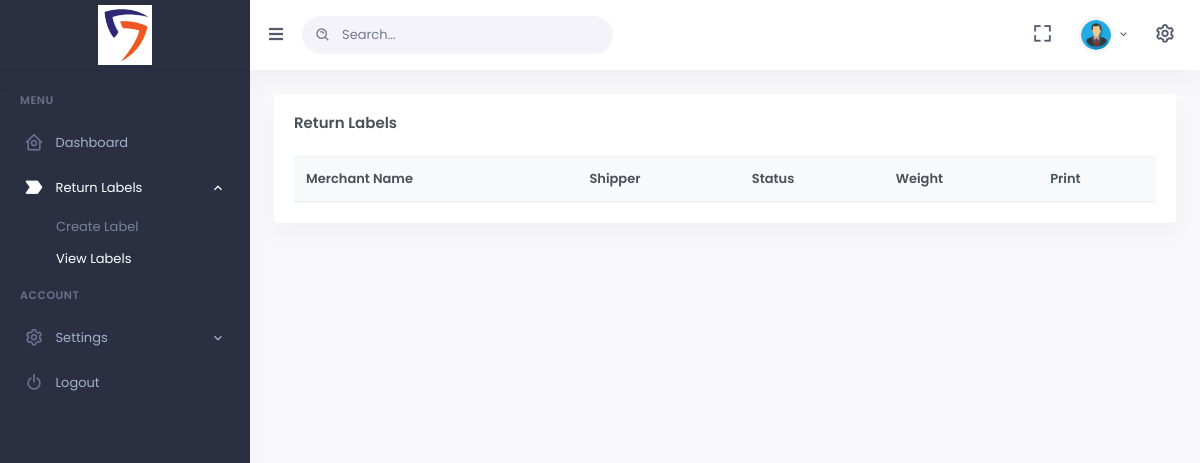
Before: /crm/view/return/label/ (signed in) with the older database file.
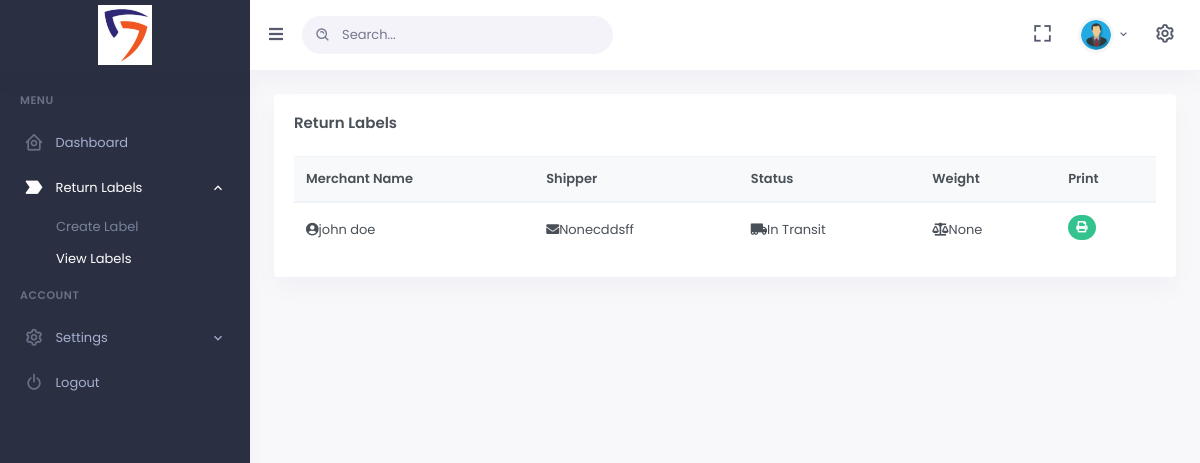
After: the same page with the newer database file.
### Lollipop_CRM/models.py (models this page shows)
class ReturnLabel(models.Model):
    merchant_name = models.CharField(max_length=50)
    shipper = models.CharField(max_length=400, null=True, blank=True)
    logo = models.ImageField(upload_to="images/return_labels/logos/")
    barcode = models.ImageField(upload_to="images/return_labels/barcodes/")
    barcode_number = models.CharField(max_length=400)
    status = models.CharField(max_length=100, null=True, blank=True)
    weight = models.CharField(max_length=100, null=True, blank=True)
    customer = models.ForeignKey(Customer, on_delete=models.CASCADE)
    label_date = models.DateField(auto_now_add=True)

### Lollipop_CRM/views.py (the view)
# urls.py: path('view/return/label/', views.view_return_labels, name="View Return Label"),
def view_return_labels(request):
    customer = Customer.objects.get(user=request.user)
    labels = ReturnLabel.objects.filter(customer=customer)
    context = {
        'labels': labels
    }
    return render(request, template_name="labels/view-return-labels.html", context=context)

### templates/labels/view-return-labels.html (shortened to what this page needs)
{% extends 'customer-base.html' %}
{% load static %}
{% block content %}
    <div class="main-content">
        <div class="page-content">
            <div class="container-fluid">
                <div class="row">
                    <div class="col-lg-12">
                        <div class="card">
                            <div class="card-body">
                                <h4 class="card-title mb-4">Return Labels</h4>
                                <div class="table-responsive">
                                    <table class="table table-centered table-nowrap mb-0">
                                        <thead class="thead-light">
                                        <tr>
                                            <th>Merchant Name</th>
                                            <th>Shipper</th>
                                             <th>Status</th>
                                            <th>Weight</th>
                                            <th>Print</th>
                                        </tr>
                                        </thead>
                                        <tbody>
                                        {% for data in labels %}
                                            <tr>
                                                <td><i class="fa fa-user-circle"></i>{{ data.merchant_name }}</td>
                                                <td><i class="fa fa-envelope"></i>{{ data.shipper }}</td>
                                                <td><i class="fa fa-truck-moving"></i>{{ data.status }}</td>
                                                <td><i class="fa fa-balance-scale"></i>{{ data.weight }}</td>
                                                <td><a href="/crm/print/return/{{ data.id }}/label/"
                                                       class=" btn-success btn-sm btn-rounded waves-effect waves-light"
                                                       style="color: white" target="_blank">
                                                    <i class="fa fa-print"></i> </a></td>
                                            </tr>
                                        {% endfor %}
                                        </tbody>
                                    </table>
                                </div>
                            </div>
                        </div>
                    </div>
                </div>
            </div>
        </div>
    </div>
{% endblock content %}

Changed rows visible on the page:
added ReturnLabel: merchant_name "john doe", shipper "Nonecddsff", status "In Transit", weight "None"
